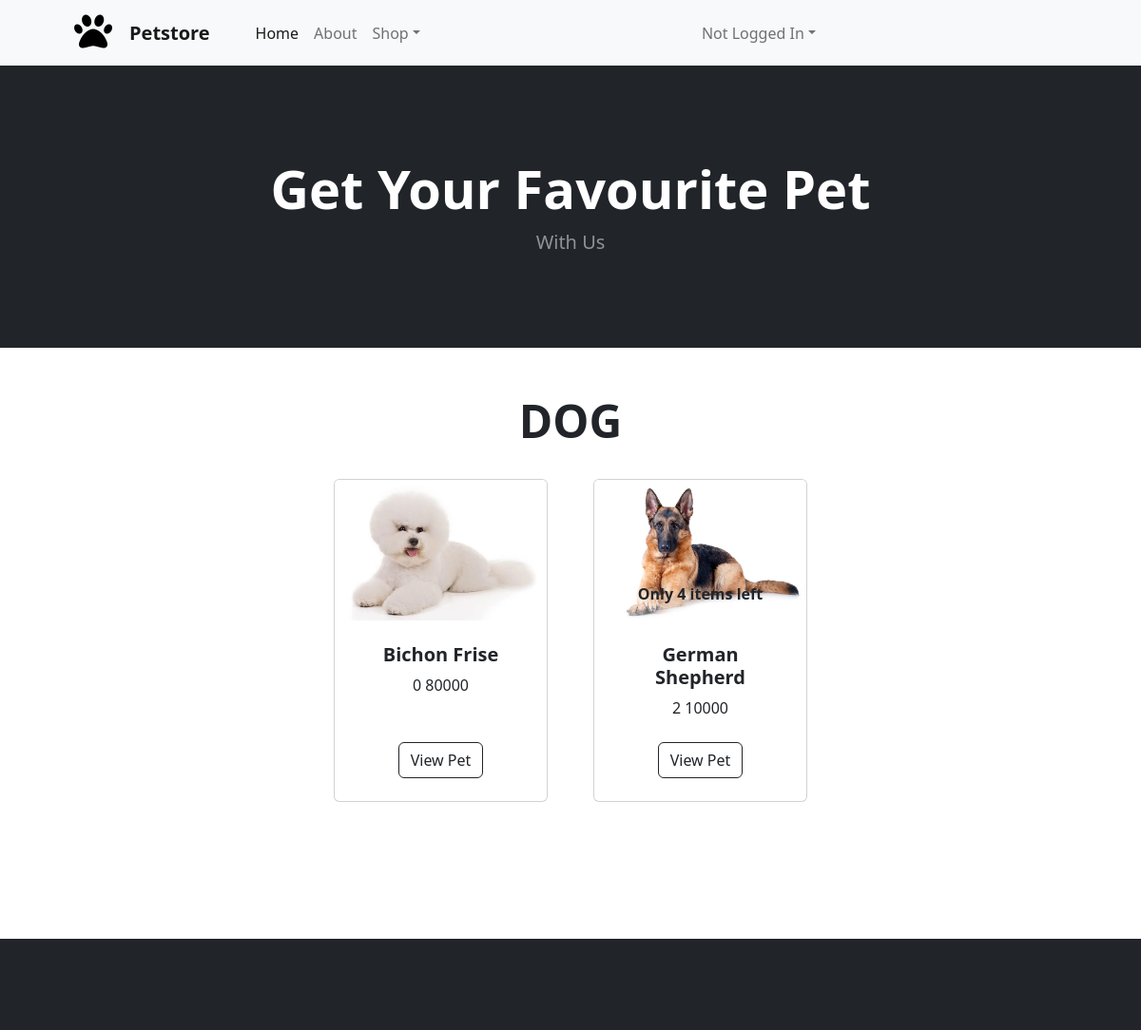
Screenshot of /cat/1 with the database file from the repository.
### petstoreapp/models.py (models this page shows, shortened)
class Categories(models.Model):
    category_name=models.CharField(max_length=100)
    is_active=models.BooleanField(default=True)
    def __str__(self):
        return self.category_name

class Pets(models.Model):
    pet_breed=models.CharField(max_length=50)
    pet_age=models.PositiveIntegerField()
    price=models.PositiveIntegerField()
    category=models.ForeignKey(Categories,on_delete=models.CASCADE)
    image=models.ImageField(upload_to='petstoreapp/images')
    description=models.CharField(max_length=100)
    quantity=models.PositiveIntegerField()

### petstoreapp/views.py (the view)
# urls.py: path('cat/<int:id>',views.CategoryView.as_view(),name="cat"),
class CategoryView(View):
    def get(self, request, *args, **kwargs):
        id = kwargs.get('id')
        category = Categories.objects.get(id=id)
        pets = Pets.objects.filter(category=category)
        categories = Categories.objects.all()
        return render(request,'category.html',{'pets':pets,'category':category,'categories':categories})

### petstoreapp/templates/category.html (shortened to what this page needs)
{% load static %}
<!DOCTYPE html>
<html lang="en">
<head>
    <link href="https://cdn.jsdelivr.net/npm/bootstrap-icons@1.5.0/font/bootstrap-icons.css" rel="stylesheet" />
    <link href="{% static 'css/styles.css' %}" rel="stylesheet" />
    <link href="{% static 'css/scroll.css' %}" rel="stylesheet" />
</head>
<body>
    <nav class="navbar navbar-expand-lg navbar-light bg-light">
        <div class="container px-4 px-lg-5">
            <a class="navbar-brand text-white" href="#"><i class="fa-solid fa-paw fa-2x" style="margin-right: 2px; color:  black;"></i></a>
            <a class="navbar-brand" href=""><strong>Petstore</strong></a>
            <div class="collapse navbar-collapse" id="navbarSupportedContent">
                <ul class="navbar-nav me-auto mb-2 mb-lg-0 ms-lg-4">
                    <li class="nav-item"><a class="nav-link active" aria-current="page" href="{% url 'home' %}">Home</a>
                    </li>
                    <li class="nav-item"><a class="nav-link" href="#!">About</a></li>
                    <li class="nav-item dropdown">
                        <a class="nav-link dropdown-toggle" id="navbarDropdown" href="#" role="button"
                            data-bs-toggle="dropdown" aria-expanded="false">Shop</a>
                    </li>
                </ul>
                {% if request.user.first_name %}
                <form class="d-flex">
                    <a class="btn btn-outline-dark" href="{% url 'list' %}" type="submit">
                        <i class="bi-cart-fill me-1"></i>
                        Cart
                        <span
                            class="badge bg-dark text-white ms-1 rounded-pill">{{request.user.carts_set.all.count}}</span>
                    </a>
                    <button class="btn btn-outline-dark ms-3" type="button" data-bs-toggle="offcanvas"
                        data-bs-target="#offcanvasWithBothOptions"
                        aria-controls="offcanvasWithBothOptions">{{request.user.first_name}}</button>
                    <a class="btn btn-outline-dark ms-3" href="{% url 'signout' %}">
                        <i class="fa-solid fa-right-from-bracket"></i>
                    </a>
                </form>
                {% else %}
                <ul class="navbar-nav me-auto mb-2 mb-lg-0 ms-lg-4">
                    <li class="nav-item dropdown">
                        <a class="nav-link dropdown-toggle" id="navbarDropdown" href="#" role="button"
                            data-bs-toggle="dropdown" aria-expanded="false">Not Logged In</a>
                    </li>
                </ul>
                {% endif %}
            </div>
        </div>
    </nav>
    {% block content %}
    {% include 'header.html' %}
    <section class="py-5">
        <div class="container px-4 px-lg-5">
            <div class="text-center">
                <h1 class="display-5 fw-bolder">{{category}}</h1><br>
            </div>
            <div class="row gx-4 gx-lg-5 row-cols-2 row-cols-md-3 row-cols-xl-4 justify-content-center">
                {% for pr in pets %}
                <div class="col-lg-4 col-md-2 col-12 mb-5">
                    <div class="card h-100">
                        <img class="card-img-top" src="{{pr.image.url}}" alt="..." />
                        {% if pr.quantity == 0 %}
                        <div class="text-center text-div">
                            <p><strong>Out Of Stock</strong></p>
                        </div>
                        {% elif pr.quantity < 5 %} <div class="text-center text-div">
                            <p><strong>Only {{pr.quantity}} items left</strong></p>
                    </div>
                    {%endif%}
                    <div class="card-body p-4">
                        <div class="text-center">
                            <h5 class="fw-bolder">{{pr.pet_breed}}</h5>
                            {{pr.pet_age}}
                            {{pr.price}}
                        </div>
                    </div>
                    <div class="card-footer p-4 pt-0 border-top-0 bg-transparent">
                        <div class="text-center"><a class="btn btn-outline-dark mt-auto"
                                href="{% url 'detail' pr.id  %}">View Pet</a>
                        </div>
                    </div>
                </div>
            </div>
            {%endfor%}
        </div>
        </div>
    </section>
    {% endblock %}
    <footer class="py-5 bg-dark mt-5 mb-0">
    </footer>
</body>
</html>

### petstoreapp/templates/category.html (style rules this page uses)
.text-div { background: linear-gradient(to top, rgba(255, 255, 255, 0.514), rgba(0, 0, 0, 0)); margin-top: -40px; }

### rows the page displays
Categories: category_name "DOG"
Pets: image (picture), pet_breed "Bichon Frise", pet_age "0", price "80000"
Pets: image (picture), quantity "4", pet_breed "German Shepherd", pet_age "2", price "10000"
